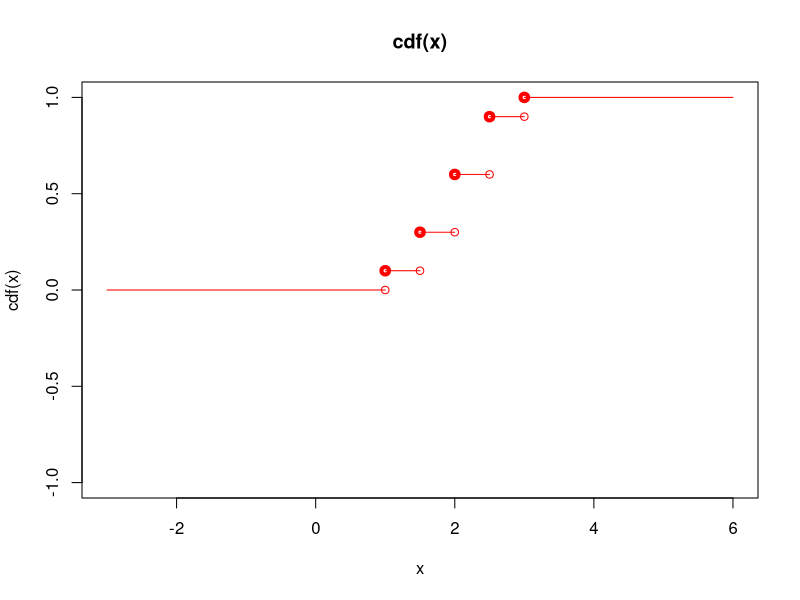
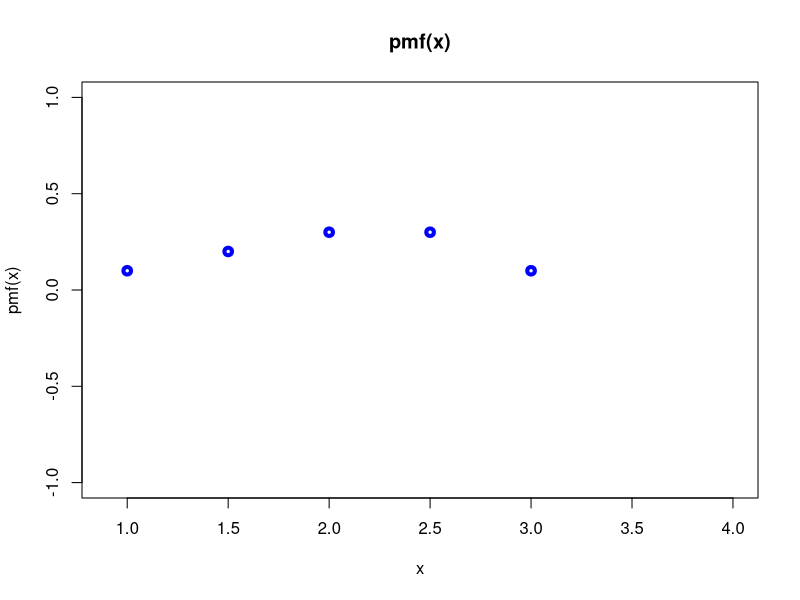

R code for these plots, in order:
## ---- chunk 1
knitr::opts_chunk$set(echo = TRUE, envir=.GlobalEnv)
## ---- chunk 2
# R plotting of the given cdf function
x <- c(-3, 6)
y <- 0*x
plot(x, y, xlab="x", ylab="cdf(x)", type="n", main="cdf(x)")
par(new=TRUE)

points(1, 0, pch=21, col="red")
segments(x0=-3, y0=0, x1=1, y1=0, col="red")

points(1, 1/10, pch=21, lwd=4, col="red")
segments(x0=1, y0=1/10, x1=3/2, y1=1/10, col="red")
points(3/2, 1/10, pch=21, col="red")

points(3/2, 3/10, pch=21, lwd=4, col="red")
segments(x0=3/2, y0=3/10, x1=2, y1=3/10, col="red")
points(2, 3/10, pch=21, col="red")

points(2, 6/10, pch=21, lwd=4, col="red")
segments(x0=2, y0=6/10, x1=5/2, y1=6/10, col="red")
points(5/2, 6/10, pch=21, col="red")

points(5/2, 9/10, pch=21, lwd=4, col="red")
segments(x0=5/2, y0=9/10, x1=3, y1=9/10, col="red")
points(3, 9/10, pch=21, col="red")

points(3, 1, pch=21, lwd=4, col="red")
segments(x0=3, y0=1, x1=6, y1=1, col="red")
## ---- chunk 3
# R plotting of the pmf function
x <- c(9/10, 4)
y <- 0*x
plot(x, y, xlab="x", ylab="pmf(x)", type="n", main="pmf(x)")
par(new=TRUE)

points(1, 1/10, pch=21, lwd=4, col="blue")

points(3/2, 2/10, pch=21, lwd=4, col="blue")

points(2, 3/10, pch=21, lwd=4, col="blue")

points(5/2, 3/10, pch=21, lwd=4, col="blue")

points(3, 1/10, pch=21, lwd=4, col="blue")
